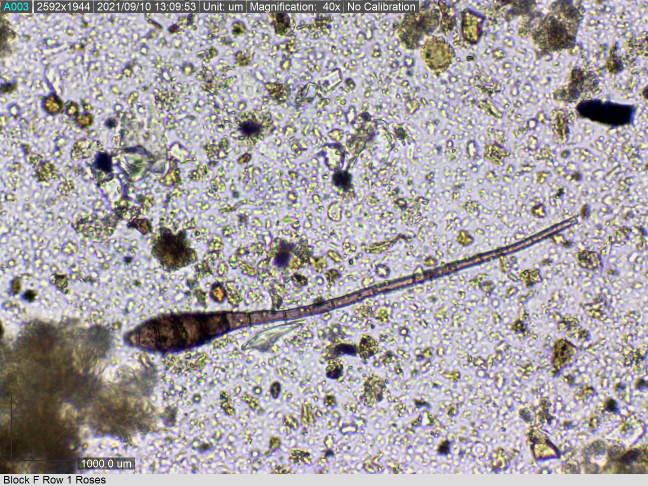
#> input picture fine-art/src/fungal-hypha-lee-kirk.jpg, 1296 x 972 px (shown at 1/2 size); its folder holds only this picture in this run
$ python fieldnotes_tee.py
#> lines starting #> are read from the running program, lines starting #| are printed output that depends on the picture; after the words box and inside, x2 and y2 are one past the last pixel; in counts of white or black regions, pixels touching at a corner belong together
"""One-ink 'field notes' back print: scattered boxes of thresholded student micrographs, a dashed hyphal network
growing through them, a cut-out organism, a serif word, a factual caption. Distressed ink. Shown on washed tees."""
import io, math, os, sys
import numpy as np
import cairosvg
from PIL import Image, ImageOps, ImageDraw
from scipy import ndimage as ndi
sys.path.insert(0, os.path.join(os.path.dirname(os.path.abspath(__file__)), "..", "fine-art"))
sys.path.insert(0, os.path.join(os.path.dirname(os.path.abspath(__file__)), "..", "field-guide"))
import cutouts  # noqa: E402
from euglypha import text  # noqa: E402

HERE = os.path.dirname(os.path.abspath(__file__))
SRC = os.path.join(HERE, "..", "fine-art", "src")
OUT = os.path.join(HERE, "out", "fieldnotes")
W, H = 3000, 3600


def svg_mask(body):
    a = Image.open(io.BytesIO(cairosvg.svg2png(bytestring=f'<svg xmlns="http://www.w3.org/2000/svg" width="{W}" height="{H}">{body}</svg>'.encode()))).convert("RGBA")
    return np.asarray(a)[..., 3] > 100


def thresh(src, w, h, q=.45):
#> called with src = 'fungal-hypha-lee-kirk', w = 900, h = 640, q = 0.45
    g = np.asarray(ImageOps.autocontrast(ImageOps.fit(Image.open(os.path.join(SRC, src + ".jpg")).convert("L"), (w, h)), cutoff=1), np.float32) / 255
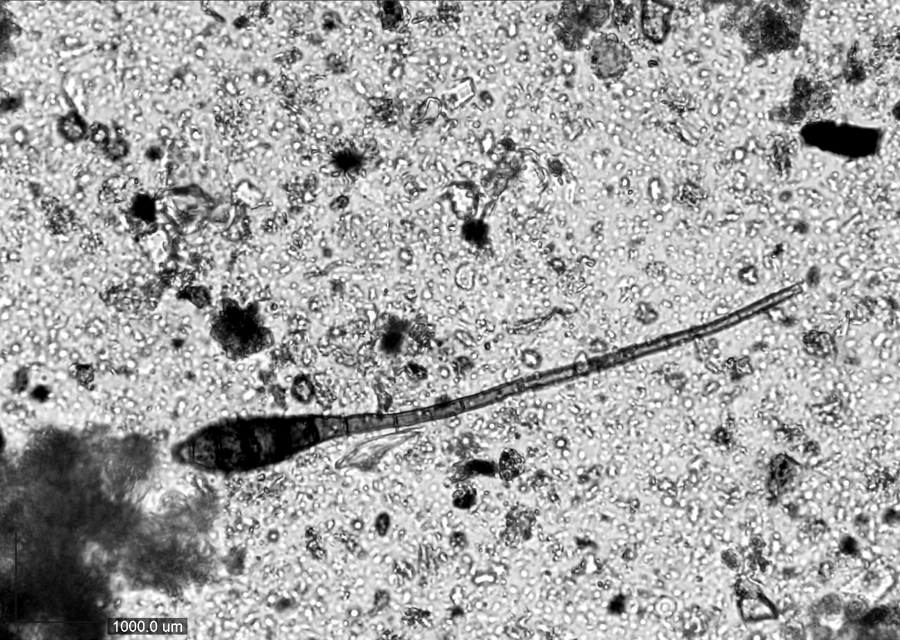
#> g: shape (640, 900) float32; min 0, max 1, mean 0.648
    g = ndi.gaussian_filter(g - ndi.gaussian_filter(g, w / 6), 1.2)
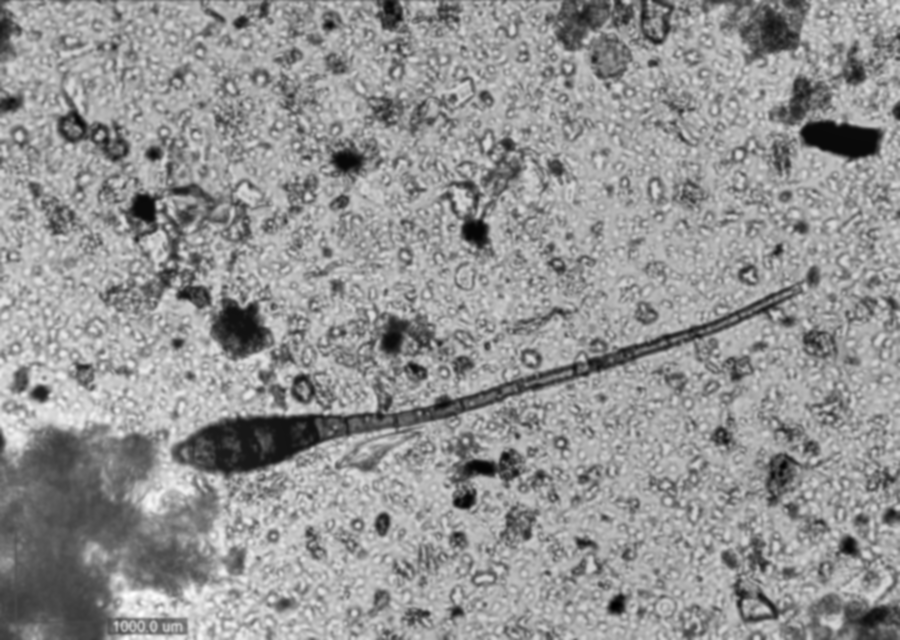
#> g: shape (640, 900) float32; min -0.701, max 0.506, mean -9.8e-10; drawn with min black and max white
    return g < np.quantile(g, q)
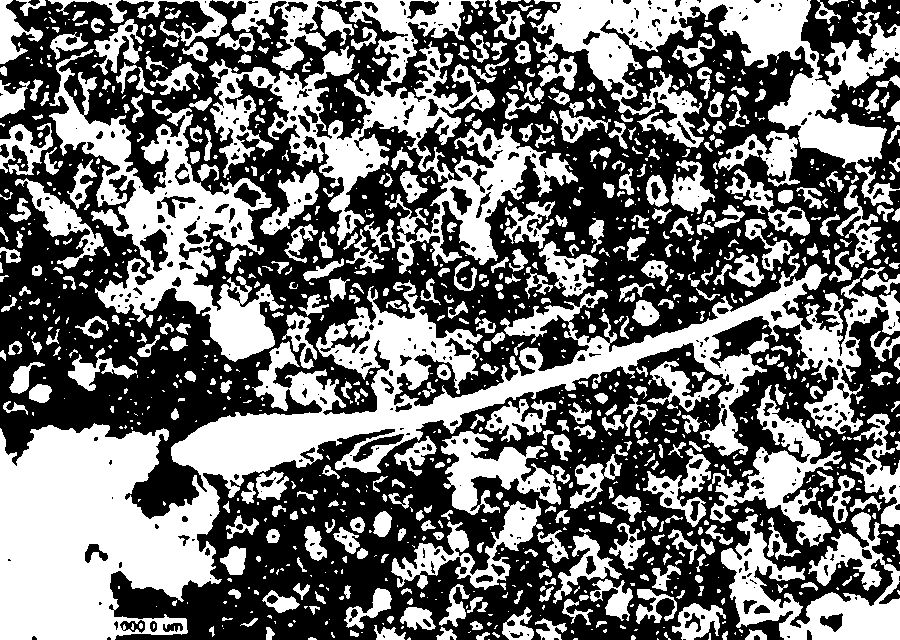
#> returned value: shape (640, 900) bool; 45% white; 1229 white regions (687 under 20 px), largest, box (x1, y1, x2, y2) and area: (0, 253, 900, 640) 75789, (209, 0, 578, 274) 25672, (530, 0, 900, 206) 22302


def art(seed, word, caption, picks):
    rng = np.random.default_rng(seed); M = np.zeros((H, W), bool)
    boxes = [(260, 380, 900, 640), (1900, 300, 760, 1100), (1950, 2050, 760, 560)]
    for (x, y, w, h), src in zip(boxes, picks):
        t = thresh(src, w, h); M[y:y + h, x:x + w] |= ~t if rng.random() < .5 else t
#> after `M[y:y + h, x:x + w] |= ~t if rng.random() < 0.5 else t`:
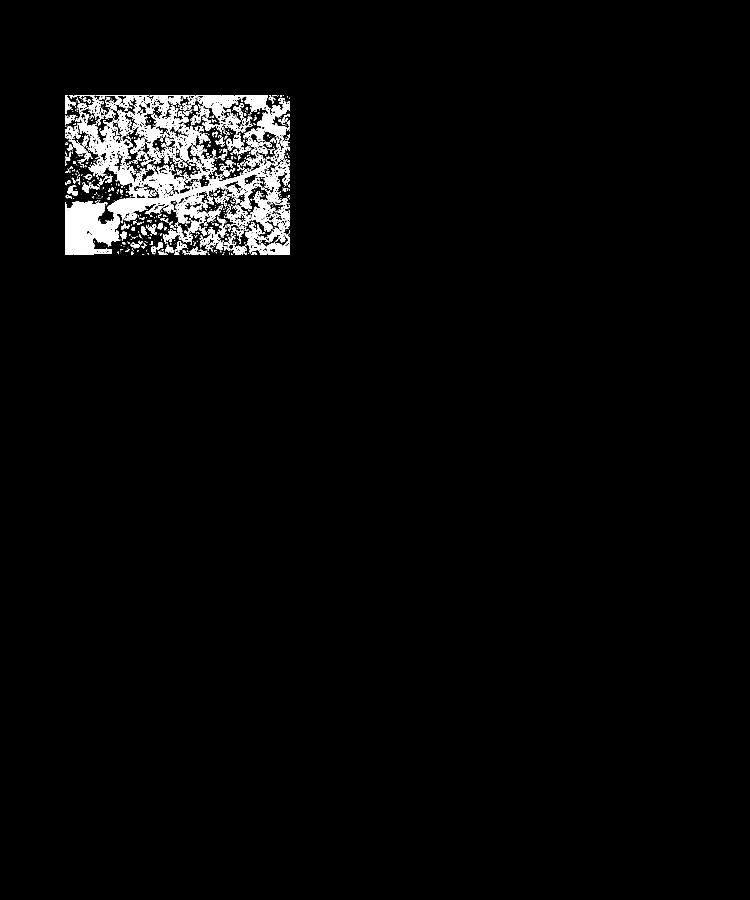
#> M: shape (3600, 3000) bool (shown at 1/4 size); 2.4% white; 1229 white regions (687 under 20 px), largest, box (x1, y1, x2, y2) and area: (260, 633, 1160, 1020) 75789, (469, 380, 838, 654) 25672, (790, 380, 1160, 586) 22302
        M[y:y + 8, x:x + w] = M[y + h - 8:y + h, x:x + w] = True; M[y:y + h, x:x + 8] = M[y:y + h, x + w - 8:x + w] = True
#> after `M[y:y + h, x:x + 8] = M[y:y + h, x + w - 8:x + w] = True`:
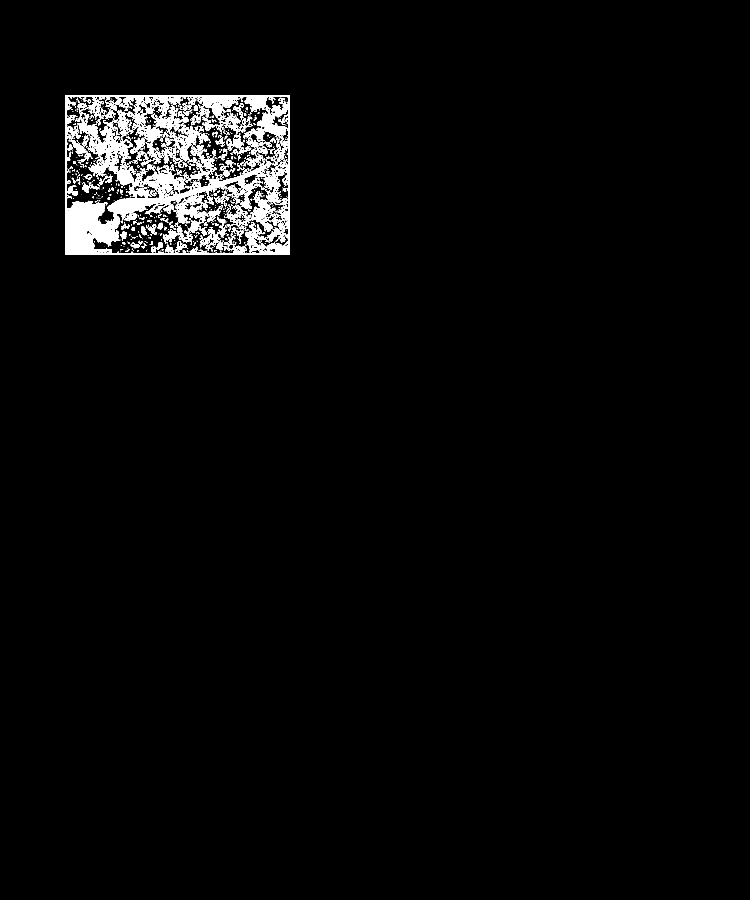
#> M: shape (3600, 3000) bool (shown at 1/4 size); 2.5% white; 1128 white regions (645 under 20 px), largest, box (x1, y1, x2, y2) and area: (260, 380, 1160, 1020) 161869, (309, 429, 544, 742) 20410, (968, 765, 1102, 927) 5990
    body = ""
    def grow(x, y, a, L, d):
        nonlocal body
        pts = []
        for k in range(40):
            pts.append((x, y)); a += rng.normal(0, .06); x += math.cos(a) * L / 40; y += math.sin(a) * L / 40
        body += '<path d="M' + "L".join(f"{u:.0f},{v:.0f}" for u, v in pts) + f'" fill="none" stroke="#000" stroke-width="{8 + d * 4}" stroke-dasharray="{40 + d * 10} 26" stroke-linecap="round"/>'
        if d: [grow(*pts[k], a + s * rng.uniform(.5, .9), L * .6, d - 1) for k, s in ((15, -1), (26, 1))]
        else: body += f'<circle cx="{x:.0f}" cy="{y:.0f}" r="16" fill="#000"/>'
    grow(1500, 3150, -math.pi / 2, 1300, 3)
    body += f'<g transform="translate(330,1400) scale(1.6)"><path d="{cutouts.d_of(cutouts.testate())}" fill="#000"/></g>'
    body += text(word, 300, 260, 1250, color="#000")[0]
    for i, l in enumerate(caption):
        body += f'<text x="260" y="{2900 + i * 64}" font-family="Courier 10 Pitch" font-size="54" fill="#000">{l}</text>'
    body += f'<text x="2710" y="3450" font-family="Courier 10 Pitch" font-size="48" letter-spacing="10" text-anchor="end" fill="#000">SOIL FOOD WEB</text>'
    M |= svg_mask(body)
    # distress: knock out speckles and a few worn patches
    wear = ndi.gaussian_filter(rng.random((H, W)), 1.0)
    patch = ndi.gaussian_filter(rng.random((H // 10, W // 10)), 3).repeat(10, 0).repeat(10, 1)[:H, :W]
    M &= (wear > .22) & (patch < np.quantile(patch, .985))
    return M


def main():
    os.makedirs(OUT, exist_ok=True)
    looks = [(1, "Hyphae", ["Fungal hyphae are thread-like filaments.", "Together they form the mycelium,", "the main body of a fungus."],
              ["fungal-hypha-lee-kirk", "testate-encysting-jimena-fuentes-i2", "fungal-spore-josia-martens"], (98, 82, 74), (232, 222, 200)),
             (2, "Protozoa", ["Single-celled organisms that graze", "on bacteria in the soil."],
              ["stellate-amoeba-jimena-fuentes", "testate-encysted-robert-kenyon", "testate-amoeba-encysting-40x-joy-kaluf"], (70, 82, 60), (232, 226, 204)),
             (3, "Nematodes", ["Microscopic roundworms.", "Some eat bacteria, some eat fungi."],
              ["nematode-molting-cameron-radman", "mite-talbot-armstrong-i3", "testate-encysted-sid-jensen"], (30, 30, 30), (210, 220, 200))]
    sheet = Image.new("RGB", (3 * 910 + 10, 1110), (226, 228, 226))
    for i, (seed, word, cap, picks, shirt, ink) in enumerate(looks):
        M = art(seed, word, cap, picks)
        rgba = np.zeros((H, W, 4), np.uint8); rgba[M] = ink + (255,)
        Image.fromarray(rgba).save(os.path.join(OUT, f"back-{word.lower()}.png"), dpi=(300, 300))
        tee = Image.new("RGB", (900, 1100), (226, 228, 226)); d = ImageDraw.Draw(tee)
        poly = [(300, 60), (380, 40), (450, 75), (520, 40), (600, 60), (820, 200), (740, 360), (690, 320), (690, 1080), (210, 1080), (210, 320), (160, 360), (80, 200)]
        d.polygon(poly, fill=shirt)
        wash = (np.asarray(tee, np.float32) * (1 + (ndi.gaussian_filter(np.random.default_rng(i).random((1100, 900)), 18) - .5)[..., None] * .5))
        tee = Image.fromarray(np.clip(wash, 0, 255).astype(np.uint8))
        a = Image.fromarray(rgba).resize((400, 480), Image.LANCZOS); tee.paste(a, (250, 200), a)
        ImageDraw.Draw(tee).polygon(poly, outline=(80, 80, 80), width=3)
        sheet.paste(tee, (10 + i * 910, 5))
    sheet.save(os.path.join(OUT, "contact.jpg"), quality=90)


if __name__ == "__main__":
#> (the run stopped early here; a loop or call above may not have finished)
